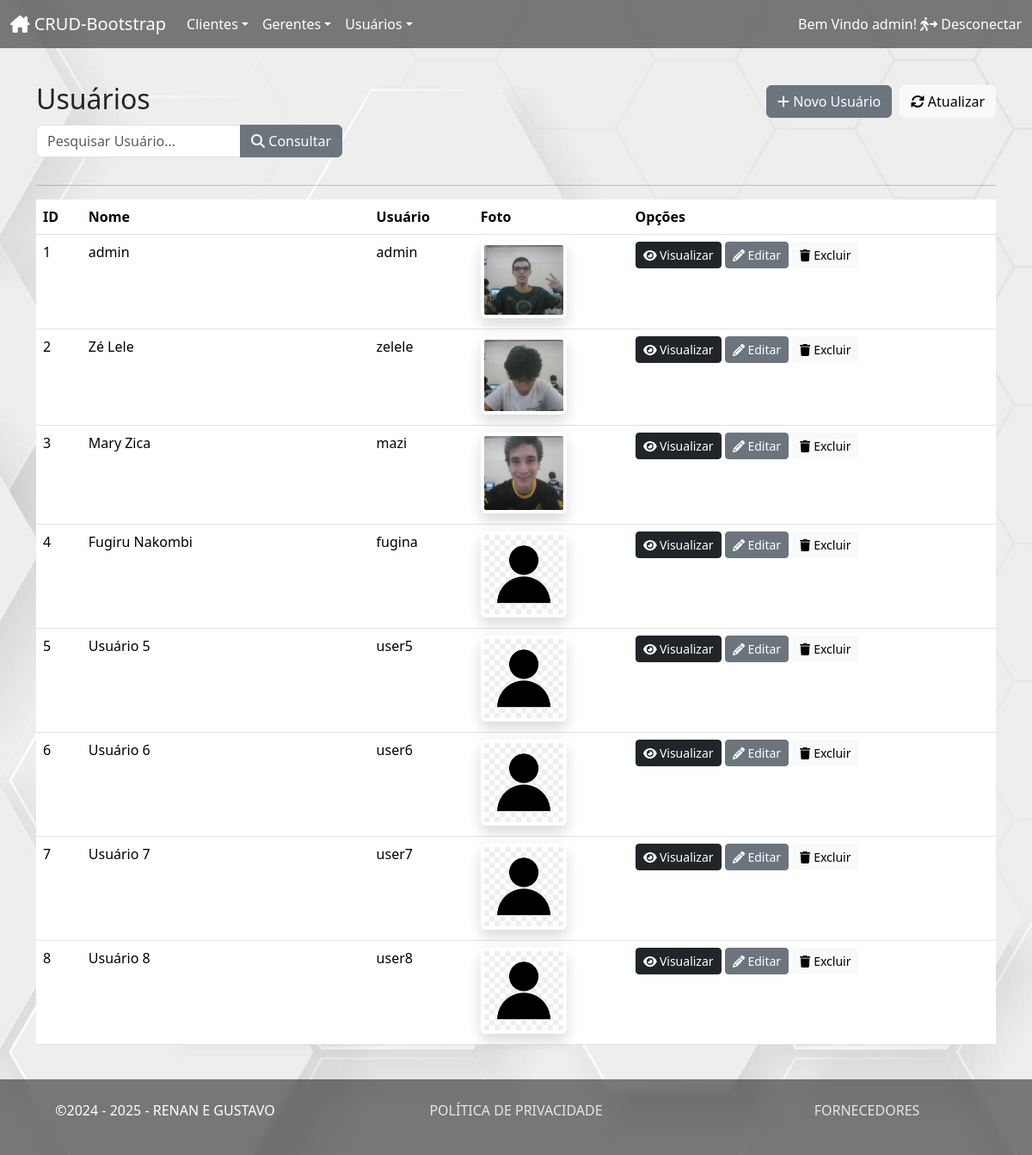
Page /usuarios/index.php (signed in) on the committed database.
### tables this page shows
CREATE TABLE usuarios(
    id int AUTO_INCREMENT not null PRIMARY KEY,
    nome varchar(50) not null,
    user varchar(50) not null,
    password varchar(100) not null,
    foto varchar(50)
);

### inc/database.php (called while the page is built, shortened)
<?php
	function open_database() {
		try {
			$conn = new PDO("mysql:host=". DB_HOST .";dbname=" . DB_NAME . ";charset=utf8", DB_USER, DB_PASSWORD);
			$conn->setAttribute(PDO::ATTR_ERRMODE, PDO::ERRMODE_EXCEPTION);
			return $conn;
		} catch (Exception $e) {
			throw $e;
			return null;
		}
	}
	function filter($table = null, $condition = null) {
		$database = open_database();
		$found = null;
		try {
			$sql = "SELECT * FROM " . $table;
			$stmt = $database->query($sql);
			$found = $stmt->fetchAll(PDO::FETCH_ASSOC);
		} catch (Exception $e) {
			$_SESSION['message'] = $e->getMessage();
			$_SESSION['type'] = 'danger';
		}
		return $found;
	}
	function find_all($table) {
		return filter($table);
	}
?>

### usuarios/functions.php (called while the page is built, shortened)
<?php
	function index() {
		if (!empty($_POST['user'])) {
			$search = $_POST['user'];
			$usuarios = filter("usuarios", "nome LIKE '%" . $search . "%'");
		} else {
			$usuarios = find_all("usuarios");
		}
	}
?>

### usuarios/index.php (the view, shortened to what this page needs)
<?php
    include("functions.php");
	index();
?>
			<div class="container-index-usuarios container-lg">
				<header class="mt-2">
					<div class="row">
						<div class="col-sm-6">
							<h2>Usuários</h2>
						</div>
						<div class="col-sm-6 text-end h2">
							<a class="btn btn-secondary" href="add.php"><i class="fa fa-plus"></i> Novo Usuário</a>
							<a class="btn btn-light" href="index.php"><i class="fa fa-refresh"></i> Atualizar</a>
						</div>
					</div>
				</header>
				<form name="filtro" action="index.php" method="post">
					<div class="row">
						<div class="form-group col-md-4">
							<div class="input-group mb-3">
								<input type="text" class="form-control" maxlength="50" name="user" placeholder="Pesquisar Usuário..." required>
								<button type="submit" class="btn btn-secondary"><i class='fas fa-search'></i> Consultar</button>
							</div>
						</div>
					</div>
				</form>
				<hr>
				<table class="table table-hover">
					<thead>
						<tr>
							<th>ID</th>
							<th width="30%">Nome</th>
							<th>Usuário</th>
							<th>Foto</th>
							<th>Opções</th>
						</tr>
					</thead>
					<tbody>
<?php if ($usuarios) : ?>
<?php foreach ($usuarios as $usuario) : ?>
						<tr>
							<td><?php echo $usuario['id']; ?></td>
							<td><?php echo $usuario['nome']; ?></td>
							<td><?php echo $usuario['user']; ?></td>
							<td><?php
								if(!empty($usuario['foto'])){
									echo "<img src=\"fotos/{$usuario['foto']}\" class=\"shadow p-1 mb-1 bg-body rounded\" width=\"100px\">";
								}else{
									echo "<img src=\"fotos/semimagem.jpg\" class=\"shadow p-1 mb-1 bg-body rounded\" width=\"100px\">";
								}
							?></td>
							<td class="actions text-right">
								<a href="view.php?id=<?php echo $usuario['id']; ?>" class="btn btn-sm btn-dark"><i class="fa fa-eye"></i> Visualizar</a>
								<a href="edit.php?id=<?php echo $usuario['id']; ?>" class="btn btn-sm btn-secondary"><i class="fa fa-pencil"></i> Editar</a>
								<a href="#" class="btn btn-sm btn-light" data-bs-toggle="modal" data-bs-target="#delete-modal-user" data-usuario="<?php echo $usuario['id']; ?>">
									<i class="fa fa-trash"></i> Excluir
								</a>
							</td>
						</tr>
<?php endforeach; ?>
<?php else : ?>
						<tr>
							<td colspan="6">Nenhum registro encontrado.</td>
						</tr>
<?php endif; ?>
					</tbody>
				</table>
			</div>

### css/style.css (style rules this page uses)
html, body { height: 100%; overflow-x:hidden; }
body { background-image: url("../img/bg.jpg"); background-repeat: no-repeat; background-position: center; background-size: cover; }
.container-erro-index, .container-edit-usuarios, .container-valida, .container-index-customers, .container-add-customers, .container-edit-customers, .container-view-usuarios, .container-add-usuarios, .container-add-gerentes, .container-edit-gerentes, .container-view-gerentes, .container-index-usuarios, .container-index-gerentes { height: auto; min-height: 110vh; }
input::placeholder { color: #fff; }

### rows in the picture
usuarios: id "1", nome "admin", user "admin", foto (picture)
usuarios: id "2", nome "Zé Lele", user "zelele", foto (picture)
usuarios: id "3", nome "Mary Zica", user "mazi", foto (picture)
usuarios: id "4", nome "Fugiru Nakombi", user "fugina", foto (picture)
usuarios: id "5", nome "Usuário 5", user "user5", foto (picture)
usuarios: id "6", nome "Usuário 6", user "user6", foto (picture)
usuarios: id "7", nome "Usuário 7", user "user7", foto (picture)
usuarios: id "8", nome "Usuário 8", user "user8", foto (picture)

### other values in the picture
$_SESSION["user"] "admin"
$data->format("Y") "2025"
